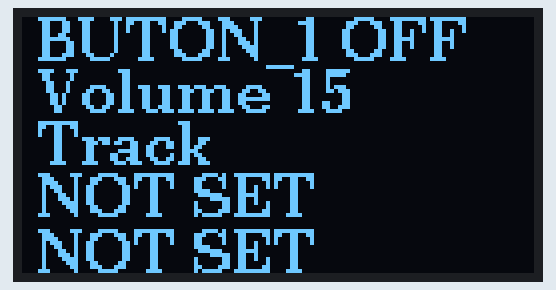
This sketch was run on a simulated Arduino Uno, built with avr-gcc and run on an emulated ATmega328P. Parts: 128×64 one-colour display. The audio player accepts every command and is not drawn; what the sketch prints to the serial monitor is not drawn.

Above: at 0.8 s.
At 3.4 s:
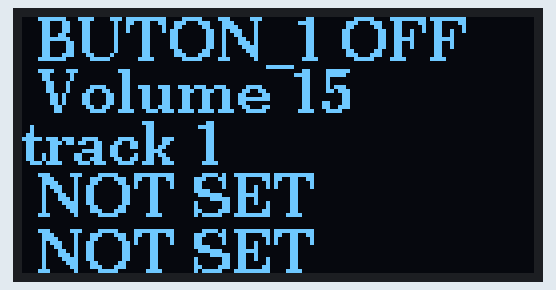
At 9.1 s:
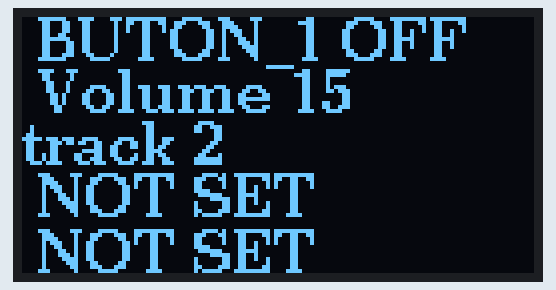
At 14.9 s:
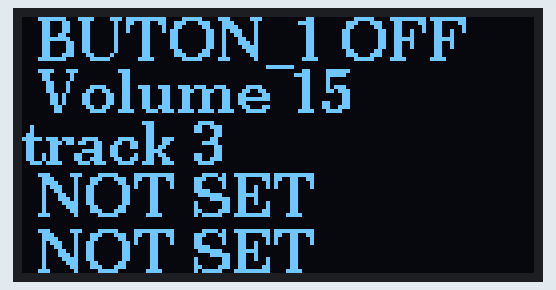
At 20.7 s:
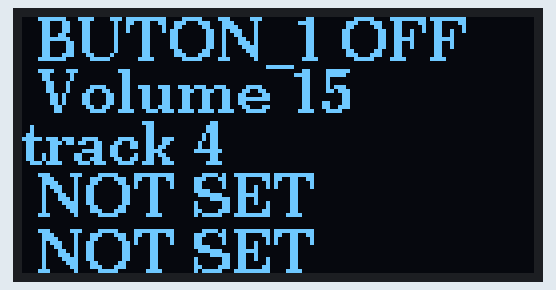
At 38.0 s:
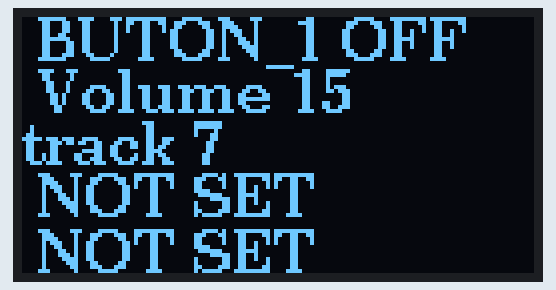

Measured:
- what the display in image 0 shows lasts 2.5 s, from 0.8 s to 3.3 s
- what the display in image 1 shows lasts 5.8 s, from 3.3 s to 9.1 s

The sketch:

PoorManMp3_11-24-2017.ino
```cpp
// this example will play a track and then
// every five seconds play another track
//
// it expects the sd card to contain these three mp3 files
// but doesn't care whats in them
//
// sd:/mp3/0001.mp3
// sd:/mp3/0002.mp3
// sd:/mp3/0003.mp3

#include <SoftwareSerial.h>
#include <DFMiniMp3.h>
#include <U8g2lib.h>
#include <Wire.h>

void SetupSSD1306();
void UpdateSSD1306();
void SetupMP3();
void UpdateMP3();
void waitMilliseconds(uint16_t msWait);

String LCD_Line_1 = " BUTON_1 OFF ";
String LCD_Line_2 = " Volume ";
String LCD_Line_3 = " Track ";
String LCD_Line_4 = " NOT SET ";
String LCD_Line_5 = " NOT SET ";

  /*U8glib Example Overview:
    Frame Buffer Examples: clearBuffer/sendBuffer. Fast, but may not work with all Arduino boards because of RAM consumption
    Page Buffer Examples: firstPage/nextPage. Less RAM usage, should work with all Arduino boards.
    U8x8 Text Only Example: No RAM usage, direct communication with display controller. No graphics, 8x8 Text only.

  This is a page buffer example.
*/

// Please UNCOMMENT one of the contructor lines below
// U8g2 Contructor List (Picture Loop Page Buffer)
// The complete list is available here: https://github.com/olikraus/u8g2/wiki/u8g2setupcpp
// Please update the pin numbers according to your setup. Use U8X8_PIN_NONE if the reset pin is not connected

U8G2_SSD1306_128X64_NONAME_1_HW_I2C u8g2(U8G2_R0, /* clock=*/ SCL, /* data=*/ SDA, /* reset=*/ U8X8_PIN_NONE);   // All Boards without Reset of the Display

// implement a notification class,
// its member methods will get called
//
class Mp3Notify
{
public:
  static void OnError(uint16_t errorCode)
  {
    // see DfMp3_Error for code meaning
    Serial.println();
    Serial.print("Com Error ");
    Serial.println(errorCode);
  }

  static void OnPlayFinished(uint16_t globalTrack)
  {
    Serial.println();
    Serial.print("Play finished for #");
    Serial.println(globalTrack);
  }

  static void OnCardOnline(uint16_t code)
  {
    Serial.println();
    Serial.print("Card online ");
    Serial.println(code);
  }

  static void OnCardInserted(uint16_t code)
  {
    Serial.println();
    Serial.print("Card inserted ");
    Serial.println(code);
  }

  static void OnCardRemoved(uint16_t code)
  {
    Serial.println();
    Serial.print("Card removed ");
    Serial.println(code);
  }
};

// instance a DFMiniMp3 object,
// defined with the above notification class and the hardware serial class
//
//DFMiniMp3<HardwareSerial, Mp3Notify> mp3(Serial1);

// Some arduino boards only have one hardware serial port, so a software serial port is needed instead.
// comment out the above definition and uncomment these lines
SoftwareSerial secondarySerial(10, 11); // RX, TX
DFMiniMp3<SoftwareSerial, Mp3Notify> mp3(secondarySerial);

void setup()
{
   Serial.begin(115200);
   Serial.println("initializing...");

  SetupSSD1306();
  SetupMP3();

  Serial.println("initializing...");

  Serial.println("starting...");
      delay(1000);
}

void loop()
{
  UpdateSSD1306();
  UpdateMP3();

}
```

MP3.ino
```cpp
void SetupMP3()
{
  mp3.begin();

  uint16_t volume = mp3.getVolume();
  LCD_Line_2 = volume;
  UpdateSSD1306();
  Serial.print("volume ");
  Serial.println(LCD_Line_3);

  mp3.setVolume(15);  //set on power up & use I/O 1&2 for volume adjustment

  uint16_t count = mp3.getTotalTrackCount();
  Serial.print("files ");
  Serial.println(count);

  uint16_t mode = mp3.getPlaybackMode();
//0 Repeat/1 folder repeat/2 single repeat/3 random
  Serial.print("playback mode ");
  Serial.println(mode);

  uint16_t EQ_mode = mp3.getEq();
  Serial.print("Eq Setting ");
  Serial.println(EQ_mode);
//    DfMp3_Eq_Normal,
//    DfMp3_Eq_Pop,
//    DfMp3_Eq_Rock,
//    DfMp3_Eq_Jazz,
//    DfMp3_Eq_Classic,
//    DfMp3_Eq_Bass

}

void waitMilliseconds(uint16_t msWait)
{
  uint32_t start = millis();

  while ((millis() - start) < msWait)
  {
    // calling mp3.loop() periodically allows for notifications
    // to be handled without interrupts
    mp3.loop();
    delay(100);
  }
}

void UpdateMP3()
{
  LCD_Line_3 = ("track 1");
  Serial.println(LCD_Line_3);
  mp3.playMp3FolderTrack(1);  // sd:/mp3/0001.mp3
  UpdateSSD1306();
  waitMilliseconds(5000);


  LCD_Line_3 = ("track 2");
  Serial.println(LCD_Line_3);
  mp3.playMp3FolderTrack(2); // sd:/mp3/0002.mp3
  UpdateSSD1306();
  waitMilliseconds(5000);

  LCD_Line_3 = ("track 3");
  Serial.println(LCD_Line_3);
  mp3.playMp3FolderTrack(3); // sd:/mp3/0003.mp3
  UpdateSSD1306();
  waitMilliseconds(5000);

  LCD_Line_3 = ("track 4");
  Serial.println(LCD_Line_3);
  mp3.playMp3FolderTrack(4);  // sd:/mp3/0004.mp3
  UpdateSSD1306();
  waitMilliseconds(5000);

  LCD_Line_3 = ("track 5");
  Serial.println(LCD_Line_3);
  mp3.playMp3FolderTrack(5); // sd:/mp3/0005.mp3
  UpdateSSD1306();
  waitMilliseconds(5000);

  LCD_Line_3 = ("track 6");
  Serial.println(LCD_Line_3);
  mp3.playMp3FolderTrack(6); // sd:/mp3/0006.mp3
  UpdateSSD1306();
  waitMilliseconds(5000);

  LCD_Line_3 = ("track 7");
  Serial.println(LCD_Line_3);
  mp3.playMp3FolderTrack(7); // sd:/mp3/0007.mp3
  UpdateSSD1306();
  waitMilliseconds(5000);
}
```

SSD1306.ino
```cpp
void SetupSSD1306()
{
    u8g2.begin();
}

/*
//    -----------LiquidCrystal compatible functions-------------
//    void home(void) { tx = 0; ty = 0;  u8x8_utf8_init(u8g2_GetU8x8(&u8g2)); }
//    void clear(void) { home(); clearDisplay(); clearBuffer();  }
//    void noDisplay(void) { u8g2_SetPowerSave(&u8g2, 1); }
//    void display(void) { u8g2_SetPowerSave(&u8g2, 0); }
//    void setCursor(u8g2_uint_t x, u8g2_uint_t y) { tx = x; ty = y; }
*/


void UpdateSSD1306()
{
  u8g2.firstPage();
  do
  {
    u8g2.setFont(u8g2_font_ncenB10_tr);
    //Line 1
    u8g2.setCursor(0,11);           //Less than this using u8g2_font_ncenB10_tr will cut the TOP off
    u8g2.print(LCD_Line_1);
    u8g2.setCursor(0,24);
    u8g2.print(" Volume ");
    u8g2.print(LCD_Line_2);
    u8g2.setCursor(0,37);
    //u8g2.print("0123456789012345"); //This shows the display to be 16x5 display using u8g2_font_ncenB10_tr
    u8g2.print(LCD_Line_3);
    u8g2.setCursor(0,50);
    u8g2.print(LCD_Line_4);
    u8g2.setCursor(0,64);           //Greater than this using u8g2_font_ncenB10_tr will cut the BOTTOM off
    u8g2.print(LCD_Line_5);

  } while ( u8g2.nextPage() );
  //delay(1000);
}
```
